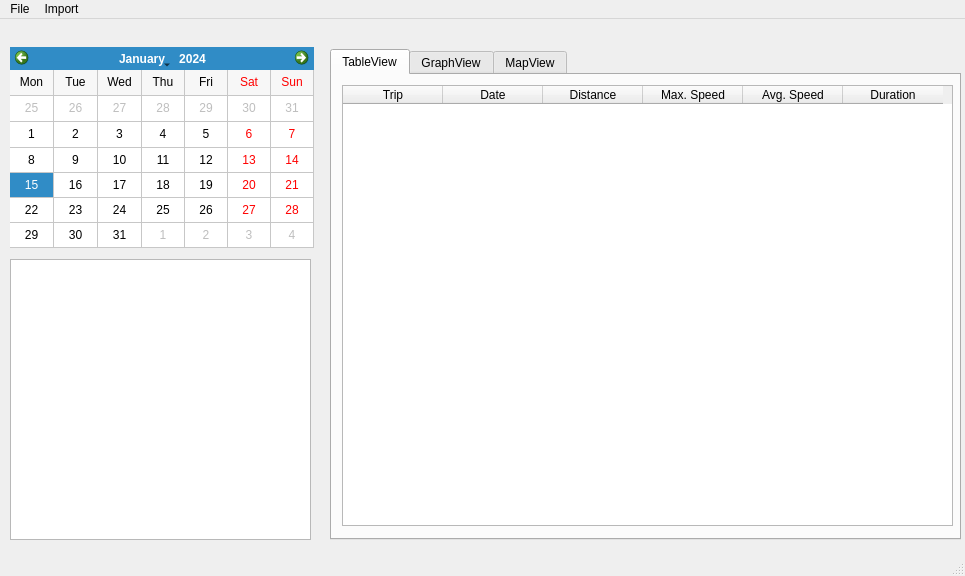
<?xml version="1.0" encoding="UTF-8"?>
<ui version="4.0">
 <class>locationManagerMainWindow</class>
 <widget class="QMainWindow" name="locationManagerMainWindow">
  <property name="geometry">
   <rect>
    <x>0</x>
    <y>0</y>
    <width>965</width>
    <height>576</height>
   </rect>
  </property>
  <property name="windowTitle">
   <string>Location Manager</string>
  </property>
  <widget class="QWidget" name="centralwidget">
   <widget class="QTabWidget" name="tabWidget">
    <property name="geometry">
     <rect>
      <x>330</x>
      <y>30</y>
      <width>631</width>
      <height>491</height>
     </rect>
    </property>
    <property name="currentIndex">
     <number>0</number>
    </property>
    <widget class="QWidget" name="tableTab">
     <attribute name="title">
      <string>TableView</string>
     </attribute>
     <widget class="QTableWidget" name="tableWidget">
      <property name="geometry">
       <rect>
        <x>10</x>
        <y>10</y>
        <width>611</width>
        <height>441</height>
       </rect>
      </property>
      <column>
       <property name="text">
        <string>Trip</string>
       </property>
      </column>
      <column>
       <property name="text">
        <string>Date</string>
       </property>
      </column>
      <column>
       <property name="text">
        <string>Distance</string>
       </property>
      </column>
      <column>
       <property name="text">
        <string>Max. Speed</string>
       </property>
      </column>
      <column>
       <property name="text">
        <string>Avg. Speed</string>
       </property>
      </column>
      <column>
       <property name="text">
        <string>Duration</string>
       </property>
      </column>
     </widget>
    </widget>
    <widget class="QWidget" name="graphTab">
     <attribute name="title">
      <string>GraphView</string>
     </attribute>
     <widget class="QLabel" name="label_2">
      <property name="geometry">
       <rect>
        <x>120</x>
        <y>140</y>
        <width>441</width>
        <height>161</height>
       </rect>
      </property>
      <property name="text">
       <string>This is going to contain a graph of statistics for the selected trip</string>
      </property>
     </widget>
    </widget>
    <widget class="QWidget" name="mapTab">
     <property name="enabled">
      <bool>false</bool>
     </property>
     <attribute name="title">
      <string>MapView</string>
     </attribute>
    </widget>
   </widget>
   <widget class="QCalendarWidget" name="calendarWidget">
    <property name="enabled">
     <bool>true</bool>
    </property>
    <property name="geometry">
     <rect>
      <x>10</x>
      <y>28</y>
      <width>304</width>
      <height>201</height>
     </rect>
    </property>
    <property name="firstDayOfWeek">
     <enum>Qt::Monday</enum>
    </property>
    <property name="gridVisible">
     <bool>true</bool>
    </property>
    <property name="horizontalHeaderFormat">
     <enum>QCalendarWidget::ShortDayNames</enum>
    </property>
    <property name="verticalHeaderFormat">
     <enum>QCalendarWidget::NoVerticalHeader</enum>
    </property>
    <property name="navigationBarVisible">
     <bool>true</bool>
    </property>
    <property name="dateEditEnabled">
     <bool>true</bool>
    </property>
   </widget>
   <widget class="QListView" name="tripViews">
    <property name="geometry">
     <rect>
      <x>10</x>
      <y>240</y>
      <width>301</width>
      <height>281</height>
     </rect>
    </property>
   </widget>
  </widget>
  <widget class="QStatusBar" name="statusbar"/>
  <widget class="QMenuBar" name="menuBar">
   <property name="geometry">
    <rect>
     <x>0</x>
     <y>0</y>
     <width>965</width>
     <height>25</height>
    </rect>
   </property>
   <widget class="QMenu" name="menuFile">
    <property name="title">
     <string>File</string>
    </property>
    <addaction name="actionExit"/>
   </widget>
   <widget class="QMenu" name="menuImport">
    <property name="title">
     <string>Import</string>
    </property>
    <addaction name="actionFrom_File"/>
   </widget>
   <addaction name="menuFile"/>
   <addaction name="menuImport"/>
  </widget>
  <action name="actionFrom_File">
   <property name="text">
    <string>From File ...</string>
   </property>
   <property name="shortcut">
    <string>Ctrl+I</string>
   </property>
  </action>
  <action name="actionExit">
   <property name="text">
    <string>Exit</string>
   </property>
  </action>
 </widget>
 <resources/>
 <connections>
  <connection>
   <sender>actionExit</sender>
   <signal>activated()</signal>
   <receiver>locationManagerMainWindow</receiver>
   <slot>close()</slot>
   <hints>
    <hint type="sourcelabel">
     <x>-1</x>
     <y>-1</y>
    </hint>
    <hint type="destinationlabel">
     <x>397</x>
     <y>287</y>
    </hint>
   </hints>
  </connection>
 </connections>
</ui>
